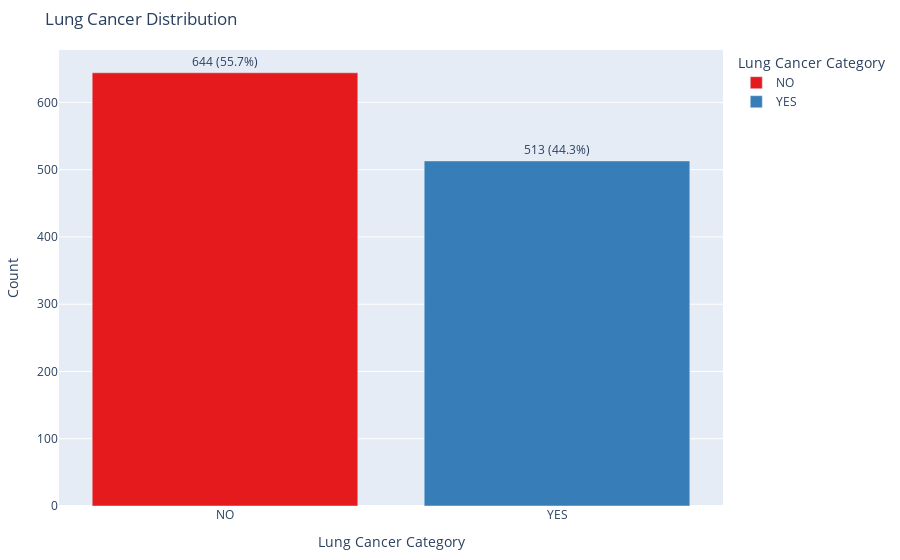

This figure's notebook cell:
### Code cell
import plotly.express as px

# Membuat DataFrame tdf yang berisi counts dari variabel 'Level'
tdf = df['LUNG_CANCER'].value_counts().reset_index()
tdf.columns = ['LUNG_CANCER', 'count']  # Memberi nama kolom agar lebih mudah dipahami

# Menambahkan kolom persentase
total_count = tdf['count'].sum()
tdf['percentage'] = (tdf['count'] / total_count) * 100

# Membuat diagram batang interaktif menggunakan Plotly
fig = px.bar(tdf, x='LUNG_CANCER', y='count',
             title='Lung Cancer Distribution',
             labels={'LUNG_CANCER': 'Lung Cancer Category', 'count': 'Count'},
             color='LUNG_CANCER',  # Memberikan warna berbeda untuk setiap kategori
             color_discrete_sequence=px.colors.qualitative.Set1,  # Menentukan palet warna
             text=tdf.apply(lambda row: f"{int(row['count'])} ({row['percentage']:.1f}%)", axis=1))  # Menambahkan count dan persentase

# Menampilkan chart
fig.update_traces(textposition='outside',  # Menempatkan teks di luar batang
                  texttemplate='%{text}')  # Menampilkan nilai count dan persentase

# Menyesuaikan margin agar teks tidak tertutup
fig.update_layout(
    margin=dict(l=50, r=50, t=50, b=50),  # Memberikan ruang pada sisi kiri, kanan, atas, dan bawah
)

fig.show()

### Figure 1 — Plotly figure (JSON) as saved in the notebook; plotly's stock layout.template omitted (floating-point values rounded to 4 significant figures)
{"data": [{"hovertemplate": "Lung Cancer Category=%{x}<br>Count=%{y}<br>text=%{text}<extra></extra>", "legendgroup": "NO", "marker": {"color": "rgb(228,26,28)", "pattern": {"shape": ""}}, "name": "NO", "orientation": "v", "showlegend": true, "text": ["644 (55.7%)"], "textposition": "outside", "texttemplate": "%{text}", "type": "bar", "x": ["NO"], "xaxis": "x", "y": [644], "yaxis": "y"}, {"hovertemplate": "Lung Cancer Category=%{x}<br>Count=%{y}<br>text=%{text}<extra></extra>", "legendgroup": "YES", "marker": {"color": "rgb(55,126,184)", "pattern": {"shape": ""}}, "name": "YES", "orientation": "v", "showlegend": true, "text": ["513 (44.3%)"], "textposition": "outside", "texttemplate": "%{text}", "type": "bar", "x": ["YES"], "xaxis": "x", "y": [513], "yaxis": "y"}], "layout": {"barmode": "relative", "legend": {"title": {"text": "Lung Cancer Category"}, "tracegroupgap": 0}, "margin": {"b": 50, "l": 50, "r": 50, "t": 50}, "title": {"text": "Lung Cancer Distribution"}, "xaxis": {"anchor": "y", "categoryarray": ["NO", "YES"], "categoryorder": "array", "domain": [0, 1], "title": {"text": "Lung Cancer Category"}}, "yaxis": {"anchor": "x", "domain": [0, 1], "title": {"text": "Count"}}}}
